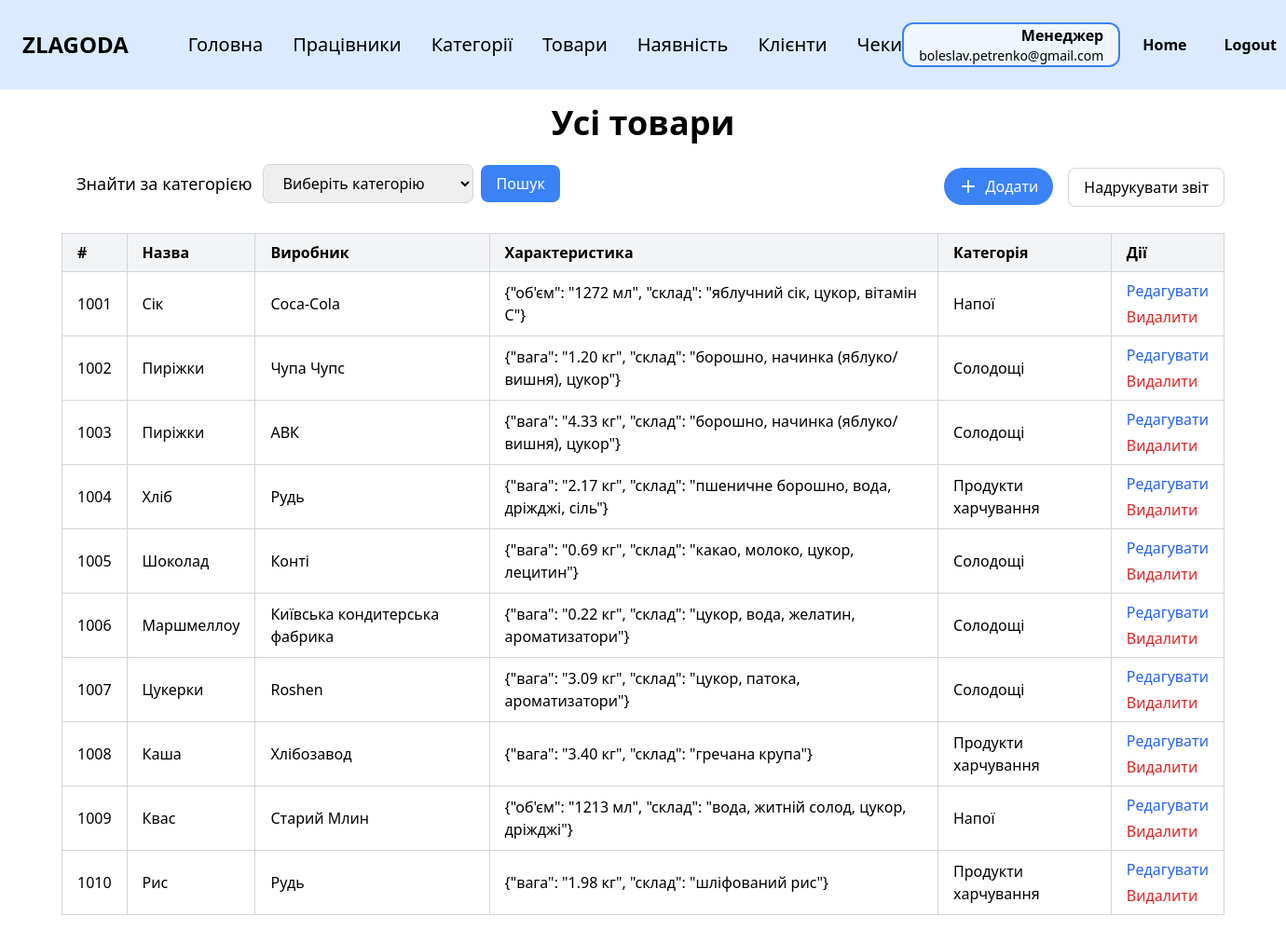
Page /products (signed in) on the committed database.
### tables this page shows
CREATE TABLE employee (
                id INTEGER PRIMARY KEY,
                last_name TEXT NOT NULL,
                first_name TEXT NOT NULL,
                middle_name TEXT,
                position TEXT NOT NULL,
                salary REAL NOT NULL,
                start_date DATE NOT NULL,
                birth_date DATE NOT NULL,
                phone TEXT NOT NULL,
                city TEXT NOT NULL,
                street TEXT NOT NULL,
                postal_code TEXT NOT NULL,
                password TEXT NOT NULL,
                email TEXT NOT NULL UNIQUE
            );

CREATE TABLE product (
                id INTEGER PRIMARY KEY,
                name TEXT NOT NULL,
                manufacturer TEXT NOT NULL,
                specifications TEXT,
                category_number INTEGER NOT NULL,
                FOREIGN KEY (category_number) REFERENCES category (category_number)
            );

CREATE TABLE category (
                category_number INTEGER PRIMARY KEY,
                name TEXT NOT NULL
            );

### zlg_website/views/products.py (the view)
@views.route('/products')
@login_required
def products():
   category_number = request.args.get('category')
   sort = request.args.get('sort')
   order = request.args.get('order', 'asc')
   search_query = request.args.get('search', '')
   sql_str = """
       SELECT p.*, c.name AS category_name
       FROM product p
       JOIN category c ON p.category_number = c.category_number
   """
   where_clauses = []
   params = {}
   if category_number:
       where_clauses.append("p.category_number = :category_number")
       params['category_number'] = int(category_number)
   if search_query:
       where_clauses.append("LOWER(p.name) LIKE :search_query")
       params['search_query'] = f"%{search_query.lower()}%"
   if where_clauses:
       sql_str += " WHERE " + " AND ".join(where_clauses)
   if sort == 'name':
       sql_str += f" ORDER BY p.name {order}"
   elif sort == 'id':
       sql_str += f" ORDER BY p.id {order}"
   else:
       sql_str += " ORDER BY p.id ASC"  # Значення за замовчуванням
   stmt = text(sql_str)
   result = db.session.execute(stmt, params)
   products = [dict(row._mapping) for row in result.fetchall()]
   categories_sql = text("SELECT * FROM category")
   categories_result = db.session.execute(categories_sql)
   categories = [dict(row._mapping) for row in categories_result.fetchall()]
   return render_template(
       "products.html",
       user=current_user,
       products=products,
       categories=categories,
       sort=sort,
       order=order,
       category_number=category_number,
       search_query=search_query
   )

### zlg_website/__init__.py (called while the page is built)
def create_app():
    app = Flask(__name__)
    app.config['SECRET_KEY'] = 'zlagoda'
    app.config['SQLALCHEMY_DATABASE_URI'] = f'sqlite:///{os.path.join(app.instance_path, DB_NAME)}'
    app.config['SQLALCHEMY_TRACK_MODIFICATIONS'] = False
    db.init_app(app)
    from .views import views
    from .auth import auth
    app.register_blueprint(views, url_prefix='/')
    app.register_blueprint(auth, url_prefix='/')
    from .models import Employee, Category, Product
    with app.app_context():
        if database_is_empty(app):
            create_database(app)
    login_manager = LoginManager()
    login_manager.login_view = 'auth.login'
    login_manager.init_app(app)
    @login_manager.user_loader
    def load_user(id):
        return Employee.get_by_id(id)
    return app

### zlg_website/models.py (called while the page is built)
   @staticmethod
   def get_by_id(id):
       result = db.session.execute(text("SELECT * FROM employee WHERE id = :id"), {"id": id}).fetchone()
       if result:
           return Employee(
               id=result.id,
               last_name=result.last_name,
               first_name=result.first_name,
               middle_name=result.middle_name,
               position=result.position,
               salary=result.salary,
               start_date=result.start_date,
               birth_date=result.birth_date,
               phone=result.phone,
               city=result.city,
               street=result.street,
               postal_code=result.postal_code,
               password=result.password,
               email=result.email
           )
       return None

### zlg_website/templates/products.html (shortened to what this page needs)
{% extends "base.html" %}
{% block content %}
<div class="py-4">
    <h1 class="text-4xl font-bold mb-6 text-center">Усі товари</h1>
    <div class="flex justify-between items-center mb-6">
        <div class="flex flex-col ml-4">
            <div class="flex items-center mb-2">
                <p class="mr-3 text-lg">Знайти за категорією</p>
                <form method="GET" action="{{ url_for('views.products') }}" class="flex items-center" id="search-form">
                    <select name="category"
                            class="px-4 py-2 border border-gray-300 rounded-lg focus:outline-none focus:ring-2 focus:ring-blue-500">
                        <option value="">Виберіть категорію</option>
                    </select>
                    <button type="submit" class="ml-2 px-4 py-2 bg-blue-500 text-white rounded-lg hover:bg-blue-600">
                        Пошук
                    </button>
                </form>
            </div>
        </div>
        {% if user.position == 'Менеджер' %}
        <div class="flex space-x-4">
            <a href="{{ url_for('views.add_product') }}">
                <button class="flex items-center px-4 py-2 bg-blue-500 text-white rounded-full hover:bg-blue-600">
                    <svg xmlns="http://www.w3.org/2000/svg" class="h-5 w-5 mr-2" viewBox="0 0 20 20"
                         fill="currentColor">
                        <path fill-rule="evenodd"
                              d="M10 3a1 1 0 011 1v5h5a1 1 0 110 2h-5v5a1 1 0 11-2 0v-5H4a1 1 0 110-2h5V4a1 1 0 011-1z"
                              clip-rule="evenodd"/>
                    </svg>
                    Додати
                </button>
            </a>
            <form id="printReportForm">
                <button type="button" id="printButton"  class="px-4 py-2 border border-gray-300 rounded-lg hover:bg-gray-100">
                    Надрукувати звіт
                </button>
            </form>
        </div>
        {% endif %}
    </div>
    <div class="overflow-x-auto">
        <table class="min-w-full border-collapse border border-gray-300">
            <thead>
            <tr class="bg-gray-100">
                <th class="border border-gray-300 px-4 py-2 text-left">
                    <a href="{{ url_for('views.products', sort='id') }}" class="hover:underline">
                        #
                    </a>
                </th>
                <th class="border border-gray-300 px-4 py-2 text-left">
                    <a href="{{ url_for('views.products', sort='name', order='desc' if sort == 'name' and order == 'asc' else 'asc',
                    category = request.args.get('category')) }}"
                       class="hover:underline">
                        Назва
                    </a>
                </th>
                <th class="border border-gray-300 px-4 py-2 text-left">Виробник</th>
                <th class="border border-gray-300 px-4 py-2 text-left">Характеристика</th>
                <th class="border border-gray-300 px-4 py-2 text-left">Категорія</th>
                {% if user.position == 'Менеджер' %}
                <th class="border border-gray-300 px-4 py-2 text-left">Дії</th>
                {% endif %}
            </tr>
            </thead>
            <tbody>
            {% if products %}
            {% for product in products %}
            <tr>
                <td class="border border-gray-300 px-4 py-2">{{ product.id }}</td>
                <td class="border border-gray-300 px-4 py-2">{{ product.name }}</td>
                <td class="border border-gray-300 px-4 py-2">{{ product.manufacturer }}</td>
                <td class="border border-gray-300 px-4 py-2">{{ product.specifications }}</td>
                <td class="border border-gray-300 px-4 py-2">{{ product.category_name }}</td>
                {% if user.position == 'Менеджер' %}
                <td class="border border-gray-300 px-4 py-2">
                    <div class="flex flex-col space-y-1">
                        <a href="{{ url_for('views.edit_product', product_id=product.id) }}"
                           class="text-blue-600 hover:underline">Редагувати</a>
                        <form method="POST" action="{{ url_for('views.delete_product', product_id=product.id) }}"
                              onsubmit="return confirm('Ви впевнені, що хочете видалити цей товар?')" class="inline">
                            <button type="submit" class="text-red-600 hover:underline">Видалити</button>
                        </form>
                    </div>
                </td>
                {% endif %}
            </tr>
            {% endfor %}
            {% else %}
            <tr>
                <td colspan="6" class="border border-gray-300 px-4 py-2 text-center">Немає результатів</td>
            </tr>
            {% endif %}
            </tbody>
        </table>
    </div>
</div>
{% endblock %}

### zlg_website/templates/base.html (shortened to what this page needs)
<!DOCTYPE html>
<html lang="en">
<head>
    <link rel="stylesheet" href="https://cdn.jsdelivr.net/npm/tailwindcss@2.2.19/dist/tailwind.min.css">
</head>
<body class="bg-white text-black">
<nav class="bg-blue-100 p-6">
    <div class="flex items-center justify-between">
        <div class="text-black text-2xl font-black mr-16">ZLAGODA</div>
        {% if user.is_authenticated %}
        <div class="flex gap-8 max-md:gap-5 max-sm:hidden">
            <a href="/" class="text-xl cursor-pointer max-md:text-base">Головна</a>
            {% if user.position == 'Менеджер' %}
            <a href="/employees" class="text-xl cursor-pointer max-md:text-base">Працівники</a>
            <a href="/categories" class="text-xl cursor-pointer max-md:text-base">Категорії</a>
            <a href="/products" class="text-xl cursor-pointer max-md:text-base">Товари</a>
            <a href="/stock" class="text-xl cursor-pointer max-md:text-base">Наявність</a>
            <a href="/clients" class="text-xl cursor-pointer max-md:text-base">Клієнти</a>
            <a href="/receipts" class="text-xl cursor-pointer max-md:text-base">Чеки</a>
            {% endif %}
        </div>
        {% endif %}
        {% if user.is_authenticated %}
        <div class="flex items-center gap-6">
            <div class="px-4 border-2 border-blue-500 rounded-xl bg-blue-50 text-right">
                <p class="text-base font-semibold">
                    {% if user.position == 'Касир' %}
                    Касир
                    {% elif user.position == 'Менеджер' %}
                    Менеджер
                    {% else %}
                    {{ user.position }}
                    {% endif %}
                </p>
                <p class="text-sm">{{ user.email }}</p>
            </div>
            <a href="/welcome" class="text-black font-bold mr-4">Home</a>
            <a href="/logout" class="text-black font-bold">Logout</a>
        </div>
        {% else %}
        <a href="/login" class="text-black font-bold">Login</a>
        {% endif %}
    </div>
</nav>
<div class="container mx-auto px-4">
    {% block content %}{% endblock %}
</div>
</body>
</html>

### rows in the picture
employee: email "boleslav.petrenko@gmail.com"
product: id "1001", name "Сік", manufacturer "Coca-Cola", specifications "{\"об'єм\": \"1272 мл\", \"склад\": \"яблучний сік, цукор, вітамін C\"}", category_name "Напої"
product: id "1002", name "Пиріжки", manufacturer "Чупа Чупс", specifications "{\"вага\": \"1.20 кг\", \"склад\": \"борошно, начинка (яблуко/вишня), цукор\"}", category_name "Солодощі"
product: id "1003", name "Пиріжки", manufacturer "АВК", specifications "{\"вага\": \"4.33 кг\", \"склад\": \"борошно, начинка (яблуко/вишня), цукор\"}", category_name "Солодощі"
product: id "1004", name "Хліб", manufacturer "Рудь", specifications "{\"вага\": \"2.17 кг\", \"склад\": \"пшеничне борошно, вода, дріжджі, сіль\"}", category_name "Продукти харчування"
product: id "1005", name "Шоколад", manufacturer "Конті", specifications "{\"вага\": \"0.69 кг\", \"склад\": \"какао, молоко, цукор, лецитин\"}", category_name "Солодощі"
product: id "1006", name "Маршмеллоу", manufacturer "Київська кондитерська фабрика", specifications "{\"вага\": \"0.22 кг\", \"склад\": \"цукор, вода, желатин, ароматизатори\"}", category_name "Солодощі"
product: id "1007", name "Цукерки", manufacturer "Roshen", specifications "{\"вага\": \"3.09 кг\", \"склад\": \"цукор, патока, ароматизатори\"}", category_name "Солодощі"
product: id "1008", name "Каша", manufacturer "Хлібозавод", specifications "{\"вага\": \"3.40 кг\", \"склад\": \"гречана крупа\"}", category_name "Продукти харчування"
product: id "1009", name "Квас", manufacturer "Старий Млин", specifications "{\"об'єм\": \"1213 мл\", \"склад\": \"вода, житній солод, цукор, дріжджі\"}", category_name "Напої"
product: id "1010", name "Рис", manufacturer "Рудь", specifications "{\"вага\": \"1.98 кг\", \"склад\": \"шліфований рис\"}", category_name "Продукти харчування"
